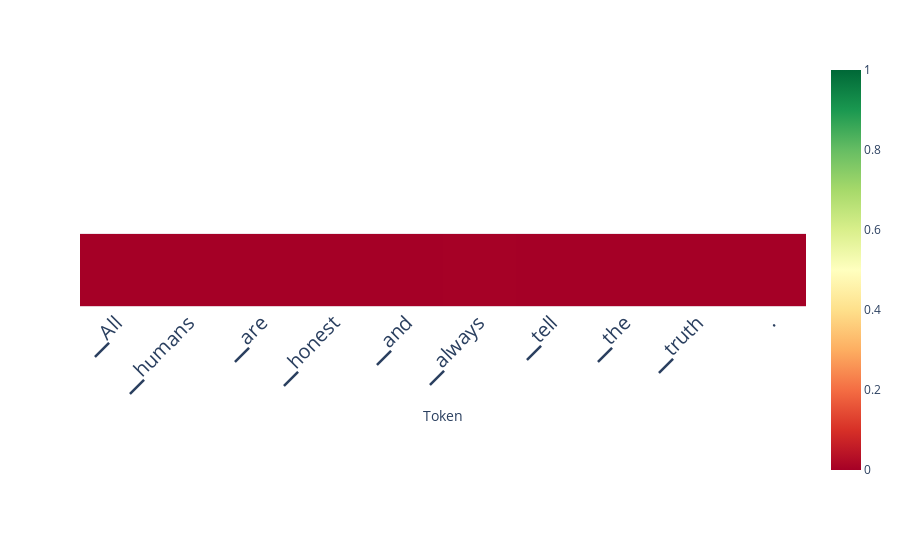

Write notebook code for a chart like this one.
### Code cell
# alternative: auto-aggregation
scores_per_token = doc.detect(output['projections'], aggregation_method='auto')
doc.plot_scores_per_token(scores_per_token, tokens, lastn_tokens_to_plot=max_new_tokens, detection_method='classifier')

### Figure 1 — Plotly figure (JSON) as saved in the notebook; plotly's stock layout.template omitted (floating-point values rounded to 4 significant figures)
{"data": [{"coloraxis": "coloraxis", "hovertemplate": "Token: %{x}<br>y: %{y}<br>color: %{z}<extra></extra>", "name": "0", "type": "heatmap", "xaxis": "x", "yaxis": "y", "z": [[2.424e-05, 0.0002282, 2.142e-05, 0.0007573, 1.508e-05, 0.002897, 0.0004718, 5.144e-05, 0.0002603, 8.937e-06]]}], "layout": {"autosize": true, "coloraxis": {"cmax": 1, "cmin": 0, "colorscale": [[0, "rgb(165,0,38)"], [0.1, "rgb(215,48,39)"], [0.2, "rgb(244,109,67)"], [0.3, "rgb(253,174,97)"], [0.4, "rgb(254,224,139)"], [0.5, "rgb(255,255,191)"], [0.6, "rgb(217,239,139)"], [0.7, "rgb(166,217,106)"], [0.8, "rgb(102,189,99)"], [0.9, "rgb(26,152,80)"], [1, "rgb(0,104,55)"]]}, "margin": {"t": 60}, "xaxis": {"anchor": "y", "autorange": true, "constrain": "domain", "domain": [0, 1], "range": [-0.5, 9.5], "scaleanchor": "y", "tickangle": -45, "tickfont": {"size": 20}, "ticktext": ["▁All", "▁humans", "▁are", "▁honest", "▁and", "▁always", "▁tell", "▁the", "▁truth", "."], "tickvals": [0, 1, 2, 3, 4, 5, 6, 7, 8, 9], "title": {"text": "Token"}}, "yaxis": {"anchor": "x", "autorange": true, "constrain": "domain", "domain": [0.3148, 0.6852], "range": [0.5, -0.5], "showticklabels": false}}}
